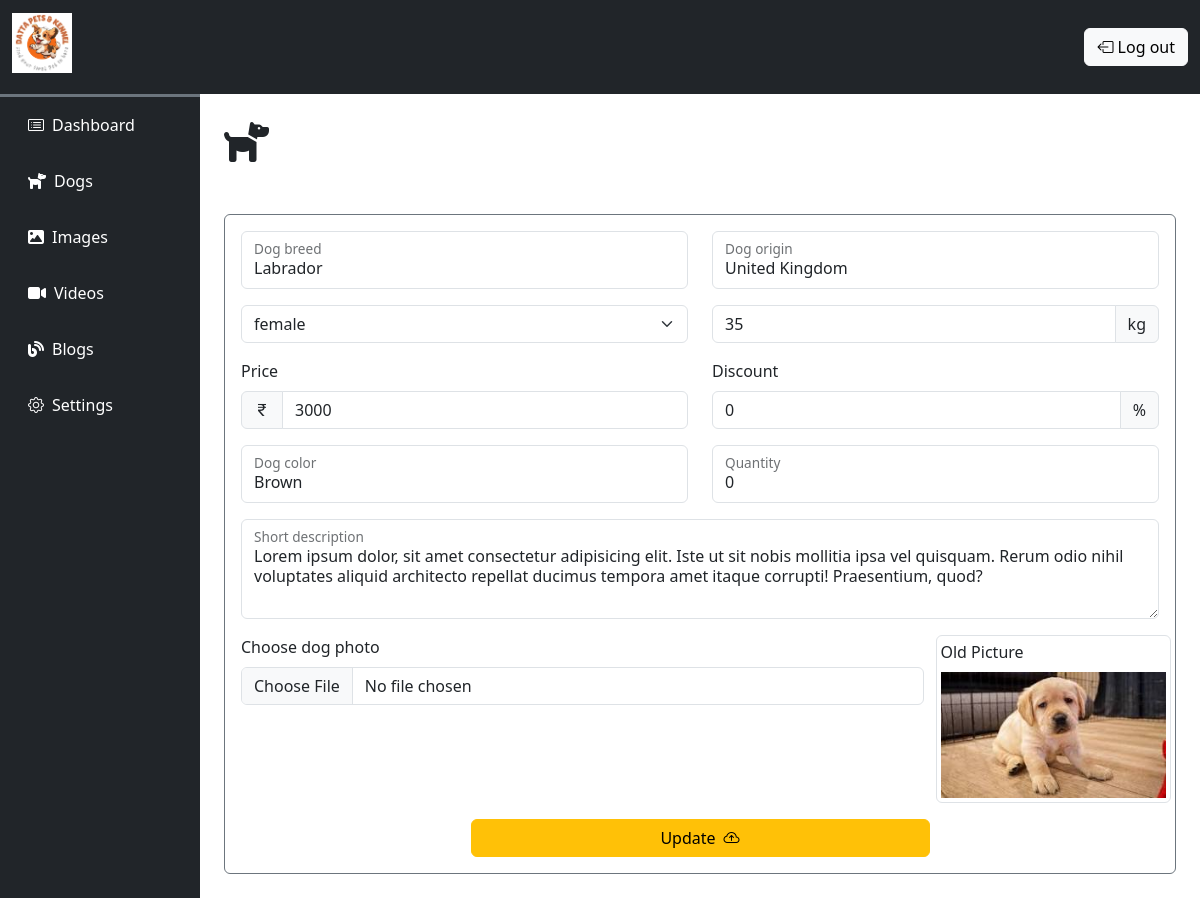
/admin/edit_dog.php?id=1 (signed in), run on the app's committed database.
### tables this page shows
CREATE TABLE `dogs` (
  `id` int(11) NOT NULL,
  `breed` varchar(25) NOT NULL,
  `description` varchar(500) NOT NULL,
  `origin` varchar(25) NOT NULL,
  `price` int(11) NOT NULL,
  `waight` varchar(25) NOT NULL,
  `color` varchar(25) NOT NULL,
  `sex` varchar(25) NOT NULL,
  `image` varchar(255) NOT NULL,
  `discount` int(11) NOT NULL,
  `quantity` int(11) NOT NULL,
  `date&time` timestamp NOT NULL DEFAULT current_timestamp() ON UPDATE current_timestamp()
);

### admin/edit_dog.php (the view, shortened to what this page needs)
<?php
    include "../database/connection.php";
    $dogId = $_GET["id"];
    $sql = "SELECT * FROM `dogs` WHERE id='$dogId'";
    $result = mysqli_query($conn, $sql);
    $display = mysqli_fetch_array($result);
?>
<!DOCTYPE html>
<html lang="en">
<head>
    <?php include "./components/links.php" ?>
</head>
<body>
    <?php include "./components/navbar.php" ?>
    <div class="container-fluid">
        <div class="row">
            <div class="col-lg-10 ms-auto overflow-hidden p-4" id="admin-content">
                <h1><i class="fa-solid fa-dog me-2"></i></h1>
                <form id="UpdateDog" method="POST" class="w-100 mx-auto mt-5 border border-1 border-secondary rounded p-3" enctype="multipart/form-data">
                    <div class="row">
                        <div class="col-6">
                            <div class="form-floating mb-3">
                                <input type="text" value="<?php echo $display["breed"]; ?>" name="name" class="form-control shadow-none" id="floatingInput" placeholder="name@example.com" required>
                                <label for="floatingInput">Dog breed</label>
                            </div>
                        </div>
                        <div class="col-6">
                            <div class="form-floating mb-3">
                                <input type="text" value="<?php echo $display["origin"]; ?>" name="origin" class="form-control shadow-none" id="floatingInput" placeholder="name@example.com">
                                <label for="floatingInput">Dog origin</label>
                            </div>
                        </div>
                        <div class="col-6">
                            <select name="sex" class="form-select form-select shadow-none" aria-label="Small select example" required>
                                <option selected value="<?php echo $display["sex"]; ?>"><?php echo $display["sex"]; ?></option>
                            </select>
                        </div>
                        <div class="col-6">
                            <div class="input-group mb-3">
                                <input type="text" value="<?php echo $display["waight"]; ?>" name="weight" class="form-control shadow-none" aria-label="Amount (to the nearest dollar)" placeholder="Weight" required>
                                <span class="input-group-text">kg</span>
                            </div>
                        </div>
                        <div class="col-6">
                            <label for="price" class="form-label">Price</label>
                            <div class="input-group mb-3">
                                <span class="input-group-text"><i class="bi bi-currency-rupee"></i></span>
                                <input type="text" value="<?php echo $display["price"]; ?>" name="price" class="form-control shadow-none" aria-label="Amount (to the nearest dollar)" required>
                            </div>
                        </div>
                        <div class="col-6">
                            <label for="price" class="form-label">Discount</label>
                            <div class="input-group mb-3">
                                <input type="text" value="<?php echo $display["discount"]; ?>" name="discount" class="form-control shadow-none" aria-label="Amount (to the nearest dollar)">
                                <span class="input-group-text">%</span>
                            </div>
                        </div>
                        <div class="col-6">
                            <div class="form-floating mb-3">
                                <input type="text" value="<?php echo $display["color"]; ?>" name="color" class="form-control shadow-none" id="floatingInput" placeholder="name@example.com" required>
                                <label for="floatingInput">Dog color</label>
                            </div>
                        </div>
                        <div class="col-6">
                            <div class="form-floating mb-3">
                                <input type="text" value="<?php echo $display["quantity"]; ?>" name="quantity" class="form-control shadow-none" id="floatingInput" placeholder="name@example.com" required>
                                <label for="floatingInput">Quantity</label>
                            </div>
                        </div>
                        <div class="col-12">
                            <div class="form-floating">
                                <textarea name="description" class="form-control shadow-none" placeholder="Leave a comment here" id="floatingTextarea2" style="height: 100px" required><?php echo $display["description"]; ?></textarea>
                                <label for="floatingTextarea2">Short description</label>
                            </div>
                        </div>
                        <div class="col-12 mt-3">
                            <div class="row">
                                <div class="col-lg-9">
                                    <div class="mb-3">
                                        <label for="formFile" class="form-label">Choose dog photo</label>
                                        <input name="dogImageFile" class="form-control shadow-none" type="file" id="formFile">
                                    </div>
                                </div>
                                <div class="col-lg-3 border border-1 p-1 rounded">
                                    <p class="text-dark mb-2">Old Picture</p>
                                    <img src="../<?php echo $display["image"]; ?>" alt="IMG" class="w-100">
                                </div>
                            </div>
                        </div>
                    </div>
                    <div class="submit-btn text-center mt-3">
                        <button type="submit" class="btn btn-warning w-50 update-btn">Update<i class="bi bi-cloud-arrow-up ms-2"></i></button>
                    </div>
                </form>
            </div>
        </div>
    </div>
</body>
</html>

### admin/components/links.php (shortened to what this page needs)
<link href="https://cdn.jsdelivr.net/npm/bootstrap@5.3.3/dist/css/bootstrap.min.css" rel="stylesheet"
>
<link rel="stylesheet" href="https://cdn.jsdelivr.net/npm/bootstrap-icons@1.11.3/font/bootstrap-icons.min.css">
<link rel="stylesheet" href="https://cdnjs.cloudflare.com/ajax/libs/font-awesome/6.5.2/css/all.min.css"
 />
<link rel="stylesheet" href="../css/admin.css">

### admin/components/navbar.php (shortened to what this page needs)
<nav class="navbar navbar-expand-lg navbar-dark bg-dark sticky-top">
    <div class="container-fluid">
        <h5 class="navbar-brand h-font"><img src="../images/logo/Datta pets & Kennel.png" alt="Logo" width="60">
        </h5>
        <div>
            <a href="ajax/logout.php" class="btn btn-light shadow-none"><i class="bi bi-box-arrow-left"></i> Log
                out</a>
        </div>
    </div>
</nav>
<div class="col-lg-2 bg-dark border-top border-3 border-secondary" id="admin-menu">
    <nav class="navbar navbar-expand-lg navbar-dark bg-dark">
        <div class="container-fluid flex-lg-column align-items-stretch bg-dark">
            <div class="collapse navbar-collapse flex-column align-items-stretch" id="adminMenu">
                <ul class="nav nav-pills flex-column">
                    <li class="nav-item mb-3">
                        <a class="nav-link text-white" href="dashboard.php"><i
                                class="bi bi-card-list me-2"></i>Dashboard</a>
                    </li>
                    <li class="nav-item mb-3">
                        <a class="nav-link text-white" href="dogs.php"><i class="fa-solid fa-dog me-2"></i>Dogs</a>
                    </li>
                    <li class="nav-item mb-3">
                        <a class="nav-link text-white" href="images.php"><i class="fa-solid fa-image me-2"></i>Images</a>
                    </li>
                    <li class="nav-item mb-3">
                        <a class="nav-link text-white" href="videos.php"><i class="fa-solid fa-video me-2"></i>Videos</a>
                    </li>
                    <li class="nav-item mb-3">
                        <a class="nav-link text-white" href="blogs.php"><i class="fa-solid fa-blog me-2"></i>Blogs</a>
                    </li>
                    <li class="nav-item mb-3">
                        <a class="nav-link text-white" href="settings.php"><i
                                class="bi bi-gear me-2"></i>Settings</a>
                    </li>
                </ul>
            </div>
        </div>
    </nav>
</div>

### css/admin.css (style rules this page uses)
* { margin: 0; padding: 0; }
#admin-menu { position: fixed; height: 100%; z-index: 99; }

### css/utiles.css (style rules this page uses)
:root { --primary: #E88D67; }

### data on the page
dogs: name "Labrador", origin "United Kingdom", sex "female", weight "35", price "3000", discount "0", color "Brown", quantity "0", description "Lorem ipsum dolor, sit amet consectetur adipisicing elit. Iste ut sit nobis mollitia ipsa vel quisquam. Rerum odio nihil voluptates aliquid architecto repellat ducimus tempora amet itaque corrupti! Praesentium, quod?", image (picture)
